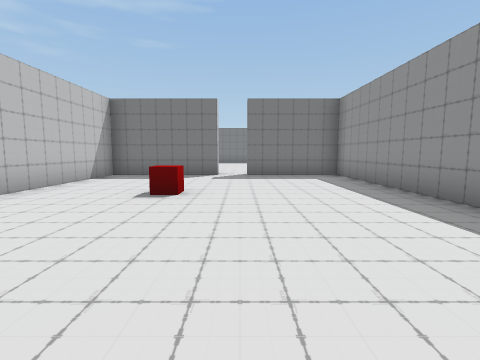
[1] (above)

16 first-person views from a walk through a Unity game level. The camera is 1.5 m above the floor, tilts 6° down and sees 85° across. Doors are open. The floor is counted in squares, 2 m on a side. Each view is taken from the middle of a square. On the plan, view 1 faces up. The plan holds only what a view shows up to about 9 squares ahead; the rest is blank. The place goes on beyond the plan. The player character is not drawn.

[2]
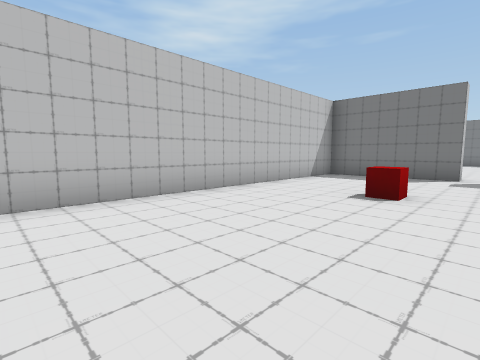

[3]
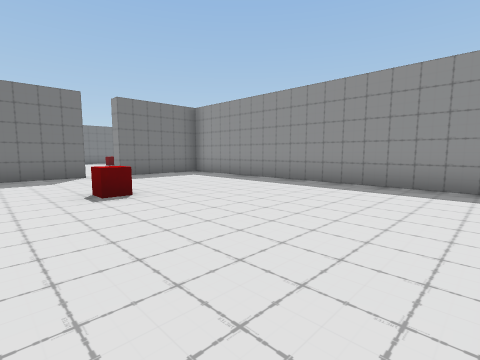

[4]
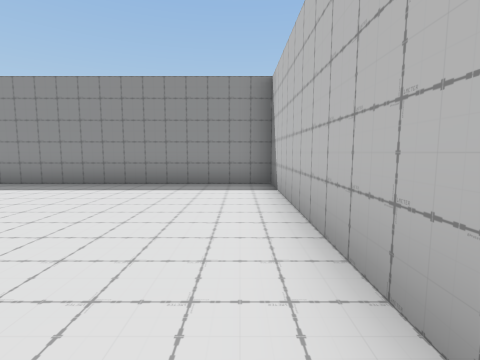

[5]
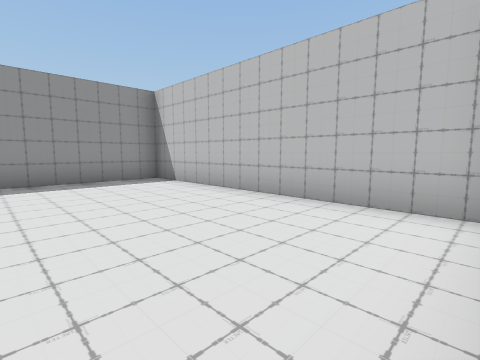

[6]
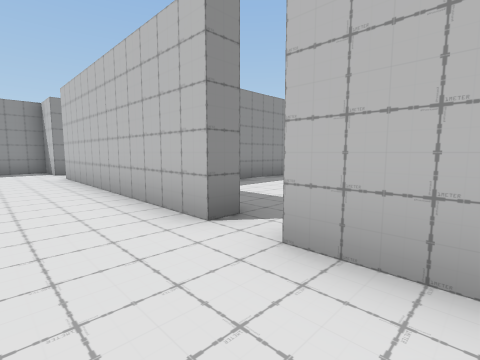

[7]
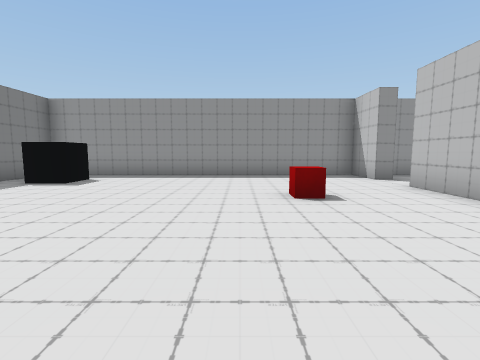

[8]
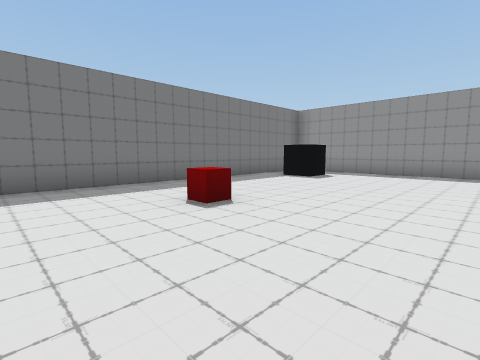

[9]
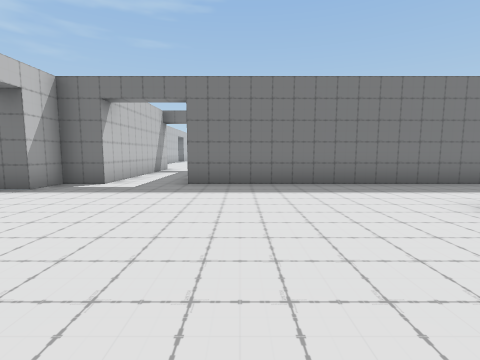

[10]
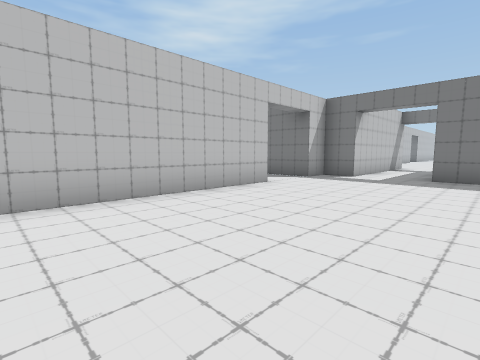

[11]
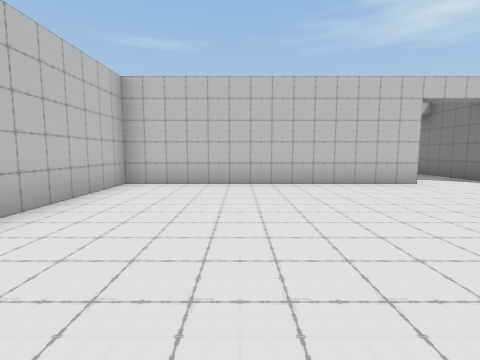

[12]
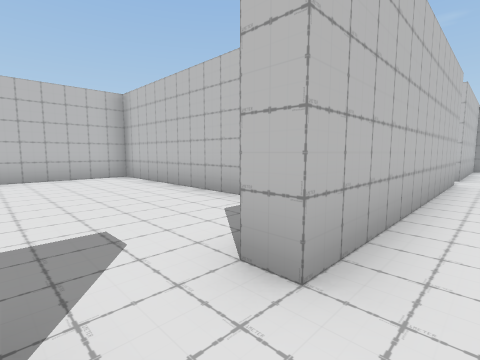

[13]
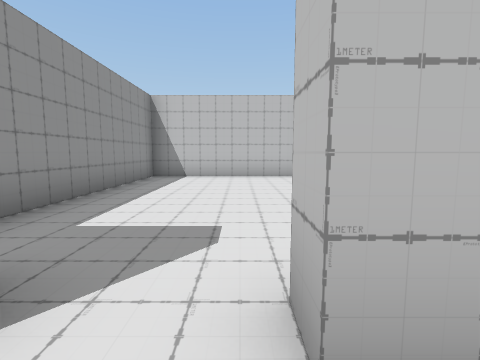

[14]
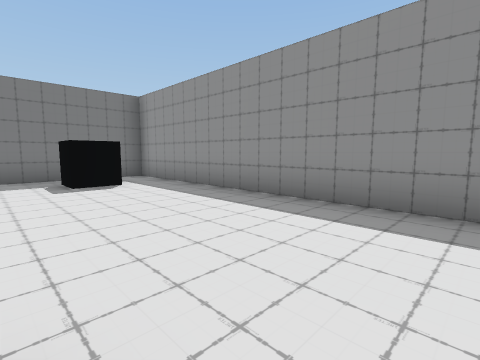

[15]
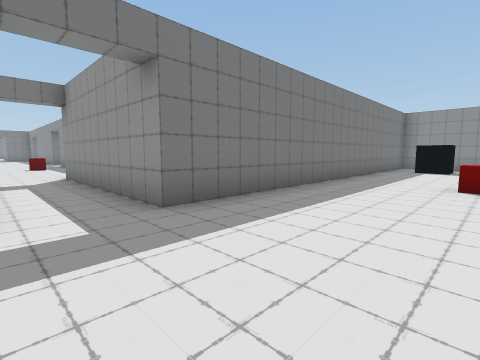

[16]
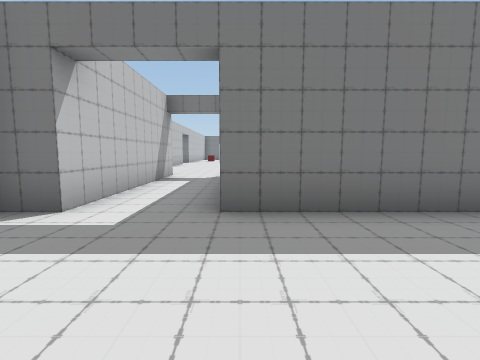

### Floor plan
Ten units are one square. View 1 is at (0, 0); x grows to the right and y downward. Boxes are objects, and circles mark ways between rooms. Rooms are numbered by the first view taken in them; rooms with no view inside come last. Other rooms are left out.
<svg viewBox="-65 -255 168 268">
<path fill="none" stroke="#000" d="M-8 -87 -42 -87 -42 -1M-39 8 33 8 33 -87 2 -87M-11 -51 -11 -46 -16 -46 -16 -51M2 -92 67 -92M84 -172 74 -172 74 -182M-52 -164 -52 -92 -8 -92M82 -92 98 -92 98 -192 -22 -192 -22 -248M-42 -248 -42 -192 -52 -192 -52 -183M47 -68 47 -18 98 -18 98 -79"/>
<circle cx="-5" cy="-90" r="3" fill="#2a7"/>
<circle cx="75" cy="-90" r="3" fill="#2a7"/>
<text x="-10" y="-40">1</text>
<text x="20" y="-150">2</text>
<text x="70" y="-50">3</text>
</svg>
Room 1 opens to room 2. Room 2 opens to room 3.

Where each view was taken, in squares from view 1:
view 1: 0 up, 0 right, facing up
view 2: 0 up, 0 right, facing up-left
view 3: 0 up, 3 left, facing up-right
view 4: 0 up, 3 left, facing right
view 5: 3 up, 4 left, facing down-right
view 6: 11 up, 2 left, facing down-right
view 7: 13 up, 1 right, facing right
view 8: 13 up, 0 right, facing up-right
view 9: 13 up, 1 left, facing up
view 10: 11 up, 1 left, facing up-left
view 11: 12 up, 1 right, facing left
view 12: 10 up, 8 right, facing down-left
view 13: 10 up, 7 right, facing down
view 14: 11 up, 6 right, facing up-right
view 15: 16 up, 4 left, facing up-right
view 16: 16 up, 2 left, facing up
